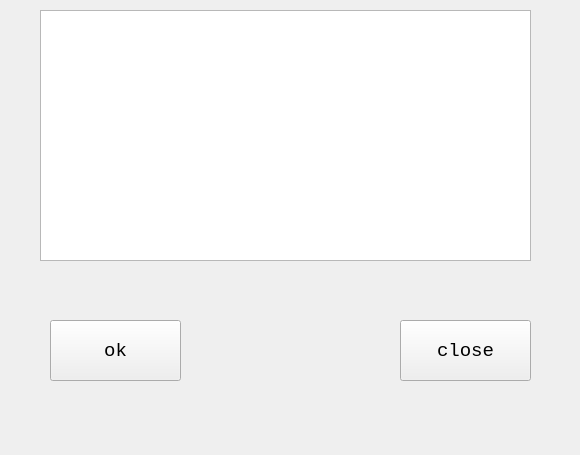
<?xml version="1.0" encoding="UTF-8"?>
<ui version="4.0">
 <class>delmemo</class>
 <widget class="QWidget" name="delmemo">
  <property name="geometry">
   <rect>
    <x>0</x>
    <y>0</y>
    <width>580</width>
    <height>455</height>
   </rect>
  </property>
  <property name="windowTitle">
   <string>Form</string>
  </property>
  <widget class="QTextEdit" name="textEdit">
   <property name="geometry">
    <rect>
     <x>40</x>
     <y>10</y>
     <width>491</width>
     <height>251</height>
    </rect>
   </property>
  </widget>
  <widget class="QPushButton" name="pushButton">
   <property name="geometry">
    <rect>
     <x>50</x>
     <y>320</y>
     <width>131</width>
     <height>61</height>
    </rect>
   </property>
   <property name="font">
    <font>
     <family>Consolas</family>
     <pointsize>14</pointsize>
     <weight>50</weight>
     <bold>false</bold>
    </font>
   </property>
   <property name="text">
    <string>ok</string>
   </property>
  </widget>
  <widget class="QPushButton" name="pushButton_2">
   <property name="geometry">
    <rect>
     <x>400</x>
     <y>320</y>
     <width>131</width>
     <height>61</height>
    </rect>
   </property>
   <property name="font">
    <font>
     <family>Consolas</family>
     <pointsize>14</pointsize>
     <weight>50</weight>
     <bold>false</bold>
    </font>
   </property>
   <property name="text">
    <string>close</string>
   </property>
  </widget>
 </widget>
 <resources/>
 <connections/>
</ui>
